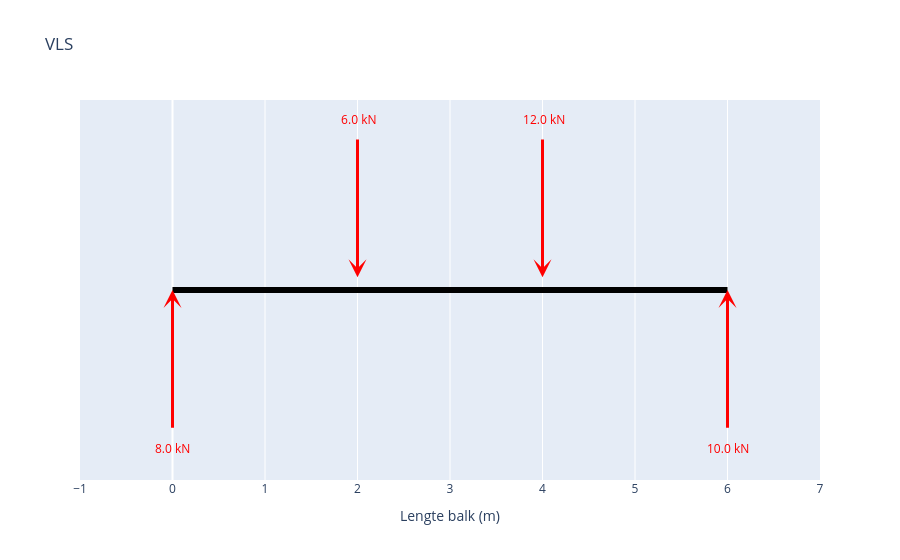

Notebook code cell kept with this figure:
### Markdown cell above
## Vrij-Lichaam-Schema

### Code cell
fig_vls = maak_vls_plotly()
fig_vls.show()

### Figure 1 — Plotly figure (JSON) as saved in the notebook; plotly's stock layout.template omitted (floating-point values rounded to 4 significant figures)
{"data": [{"hoverinfo": "skip", "line": {"color": "black", "width": 6}, "mode": "lines", "type": "scatter", "x": [0, 6], "y": [0, 0]}], "layout": {"annotations": [{"arrowcolor": "red", "arrowhead": 3, "arrowsize": 1, "arrowwidth": 3, "ax": 2, "axref": "x", "ay": 1.2, "ayref": "y", "showarrow": true, "text": "", "x": 2, "xref": "x", "y": 0.1, "yref": "y"}, {"font": {"color": "red"}, "showarrow": false, "text": " 6.0 kN", "x": 2, "y": 1.35}, {"arrowcolor": "red", "arrowhead": 3, "arrowsize": 1, "arrowwidth": 3, "ax": 4, "axref": "x", "ay": 1.2, "ayref": "y", "showarrow": true, "text": "", "x": 4, "xref": "x", "y": 0.1, "yref": "y"}, {"font": {"color": "red"}, "showarrow": false, "text": " 12.0 kN", "x": 4, "y": 1.35}, {"arrowcolor": "red", "arrowhead": 3, "arrowsize": 1, "arrowwidth": 3, "ax": 0, "axref": "x", "ay": -1.1, "ayref": "y", "showarrow": true, "text": "", "x": 0, "xref": "x", "y": 0, "yref": "y"}, {"font": {"color": "red"}, "showarrow": false, "text": "8.0 kN", "x": 0, "y": -1.25}, {"arrowcolor": "red", "arrowhead": 3, "arrowsize": 1, "arrowwidth": 3, "ax": 6, "axref": "x", "ay": -1.1, "ayref": "y", "showarrow": true, "text": "", "x": 6, "xref": "x", "y": 0, "yref": "y"}, {"font": {"color": "red"}, "showarrow": false, "text": "10.0 kN", "x": 6, "y": -1.25}], "autosize": true, "showlegend": false, "title": {"text": "VLS"}, "xaxis": {"autorange": false, "dtick": 1, "range": [-1, 7], "title": {"text": "Lengte balk (m)"}, "type": "linear"}, "yaxis": {"autorange": false, "range": [-1.5, 1.5], "showgrid": false, "showticklabels": false, "title": {}, "type": "linear", "zeroline": false}}}
